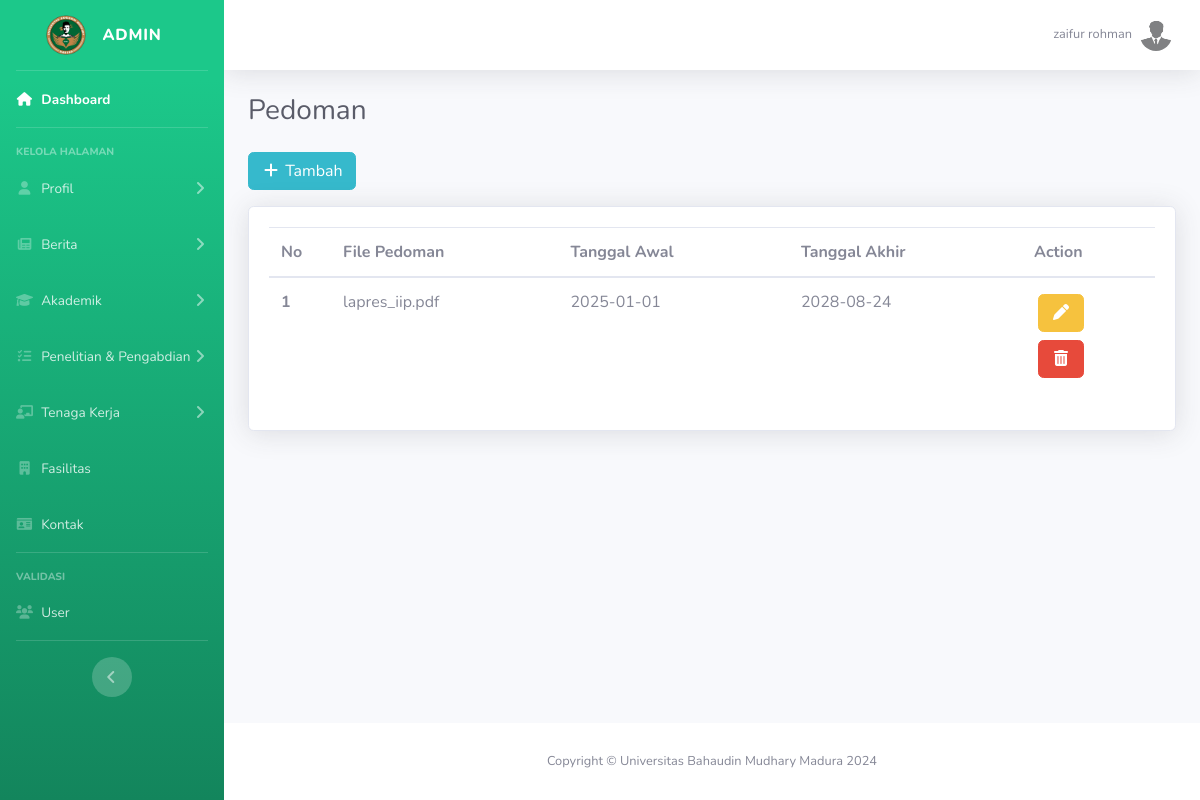
/backend/pedoman.php (signed in), run on the app's committed database.
### tables this page shows
CREATE TABLE `pedoman` (
  `id` int(11) NOT NULL,
  `awal` date NOT NULL,
  `akhir` date NOT NULL,
  `file` text NOT NULL
);

### controllerBackend/pedoman.php (called while the page is built, shortened)
<?php
include('../db/koneksi.php');
$sql = "SELECT * FROM pedoman";
$result = $conn->query($sql);
?>

### backend/pedoman.php (the view, shortened to what this page needs)
<!DOCTYPE html>
<html lang="en">
<head>
<?php
include('../controllerBackend/pedoman.php');
include('../template/header_admin.php');
?>
<div class="container-fluid">
    <div class="d-sm-flex align-items-center justify-content-between mb-4">
        <h1 class="h3 mb-0 text-gray-800">Pedoman</h1>
    </div>
        <a href="#" data-toggle="modal" data-target="#tambahModal" class="btn btn-info mb-3"><i
        class="fas fa-fw fa-plus"></i> Tambah</a>
    <div class="card shadow mb-4">
        <div class="card-body">
            <table class="table" width="100%">
                <thead>
                    <tr>
                        <th width="7%" scope="col">No</th>
                        <th scope="col">File Pedoman</th>
                        <th scope="col">Tanggal Awal</th>
                        <th scope="col">Tanggal Akhir</th>
                        <th width="15%" scope="col">Action</th>
                    </tr>
                </thead>
                <tbody>
                    <?php
                    $no = 1;
                    while ($p = mysqli_fetch_array($result)) {
                    ?>
                    <tr>
                        <th class="m-1" scope="row"><?= $no++ ?></th>
                        <td class="m-1" ><?= $p['file'] ?></td>
                        <td><?= $p['awal'] ?></td>
                        <td><?= $p['akhir'] ?></td>
                        <td>
                            <a href="../edit/pedoman.php?id=<?= $p['id'] ?>" class="btn btn-warning m-1" type="button">
                                <i class="fas fa-fw fa-pen"></i>
                            </a>
                            <a href="pedoman.php?action=hapus&id=<?= $p['id'] ?>" class="btn btn-danger m-1" type="button">
                                <i class="fas fa-fw fa-trash-can"></i>
                            </a>
                        </td>
                    </tr>
                    <?php }
                    ?>
                </tbody>
            </table>
        </div>
    </div>
</div>
<?php
include('../template/footer_admin.php');
?>

### data on the page
pedoman: file "lapres_iip.pdf", awal "2025-01-01", akhir "2028-08-24"

### other printed values
$nama "zaifur rohman"
